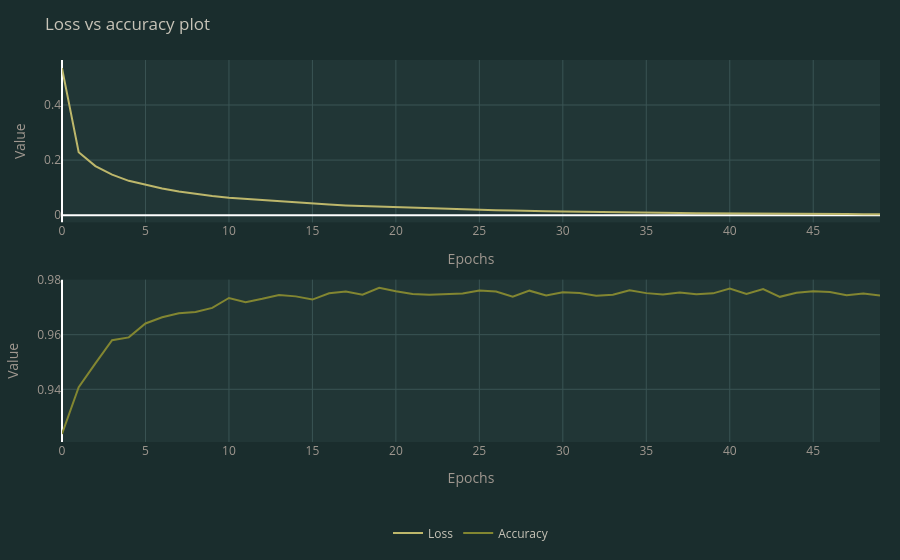

The notebook cell saved with this chart:
### Code cell
def plot_curves(losses, accuracies):
    x = list(range(len(losses)))
    fig = make_subplots(rows=2, cols=1)
    fig.add_trace(
        go.Scatter(x=x, y=losses, mode="lines", name="Loss",
                   line=dict(color=SITE['accent'])),
        row=1, col=1,
    )
    fig.add_trace(
        go.Scatter(x=x, y=accuracies, mode="lines", name="Accuracy",
                   line=dict(color=SITE['olive'])),
        row=2, col=1,
    )
    fig.update_layout(
        title=dict(text="Loss vs accuracy plot",
                    font=dict(color=SITE['text_primary'])),
        paper_bgcolor=SITE['bg_secondary'],
        plot_bgcolor=SITE['bg_primary'],
        font=dict(color=SITE['text_primary']),
        legend=dict(orientation="h", x=0.5, y=-0.2, xanchor="center", yanchor="top",
                    bgcolor=SITE['bg_secondary'], bordercolor=SITE['border']),
        autosize=True,
        margin=dict(l=60, r=20, t=60, b=60),
    )
    fig.update_xaxes(title="Epochs", color=SITE['text_secondary'], gridcolor=SITE['border'])
    fig.update_yaxes(title="Value", color=SITE['text_secondary'], gridcolor=SITE['border'])
    fig.show()

plot_curves(losses, accuracies)

### Figure 1 — Plotly figure (JSON) as saved in the notebook; plotly's stock layout.template omitted (floating-point values rounded to 4 significant figures)
{"data": [{"line": {"color": "#bdb76b"}, "mode": "lines", "name": "Loss", "type": "scatter", "x": [0, 1, 2, 3, 4, 5, 6, 7, 8, 9, 10, 11, 12, 13, 14, 15, 16, 17, 18, 19, 20, 21, 22, 23, 24, 25, 26, 27, 28, 29, 30, 31, 32, 33, 34, 35, 36, 37, 38, 39, 40, 41, 42, 43, 44, 45, 46, 47, 48, 49], "xaxis": "x", "y": [0.5339, 0.2283, 0.178, 0.147, 0.1247, 0.1097, 0.09699, 0.08618, 0.0772, 0.06964, 0.06344, 0.0593, 0.05409, 0.04908, 0.04444, 0.04151, 0.03863, 0.03532, 0.03326, 0.03003, 0.02831, 0.02706, 0.02502, 0.02299, 0.02143, 0.01918, 0.0175, 0.01658, 0.01662, 0.01453, 0.01303, 0.01266, 0.01155, 0.01032, 0.01032, 0.008718, 0.008362, 0.007771, 0.006758, 0.006166, 0.006205, 0.005581, 0.005603, 0.004851, 0.004836, 0.004347, 0.00451, 0.004181, 0.003827, 0.003439], "yaxis": "y"}, {"line": {"color": "#828631"}, "mode": "lines", "name": "Accuracy", "type": "scatter", "x": [0, 1, 2, 3, 4, 5, 6, 7, 8, 9, 10, 11, 12, 13, 14, 15, 16, 17, 18, 19, 20, 21, 22, 23, 24, 25, 26, 27, 28, 29, 30, 31, 32, 33, 34, 35, 36, 37, 38, 39, 40, 41, 42, 43, 44, 45, 46, 47, 48, 49], "xaxis": "x2", "y": [0.9237, 0.9408, 0.9495, 0.958, 0.959, 0.9641, 0.9664, 0.9679, 0.9683, 0.9698, 0.9734, 0.9718, 0.9731, 0.9746, 0.974, 0.9729, 0.9751, 0.9758, 0.9746, 0.9772, 0.9759, 0.9749, 0.9746, 0.9747, 0.975, 0.9762, 0.9758, 0.9739, 0.9761, 0.9744, 0.9755, 0.9752, 0.9743, 0.9747, 0.9763, 0.9752, 0.9747, 0.9754, 0.9748, 0.9751, 0.9769, 0.9749, 0.9767, 0.9739, 0.9753, 0.9759, 0.9756, 0.9745, 0.9751, 0.9744], "yaxis": "y2"}], "layout": {"autosize": true, "font": {"color": "#c8c4b8"}, "legend": {"bgcolor": "#1a2d2d", "bordercolor": "#3a5454", "orientation": "h", "x": 0.5, "xanchor": "center", "y": -0.2, "yanchor": "top"}, "margin": {"b": 60, "l": 60, "r": 20, "t": 60}, "paper_bgcolor": "#1a2d2d", "plot_bgcolor": "#213636", "title": {"font": {"color": "#c8c4b8"}, "text": "Loss vs accuracy plot"}, "xaxis": {"anchor": "y", "color": "#a09890", "domain": [0, 1], "gridcolor": "#3a5454", "title": {"text": "Epochs"}}, "xaxis2": {"anchor": "y2", "color": "#a09890", "domain": [0, 1], "gridcolor": "#3a5454", "title": {"text": "Epochs"}}, "yaxis": {"anchor": "x", "color": "#a09890", "domain": [0.575, 1], "gridcolor": "#3a5454", "title": {"text": "Value"}}, "yaxis2": {"anchor": "x2", "color": "#a09890", "domain": [0, 0.425], "gridcolor": "#3a5454", "title": {"text": "Value"}}}}
